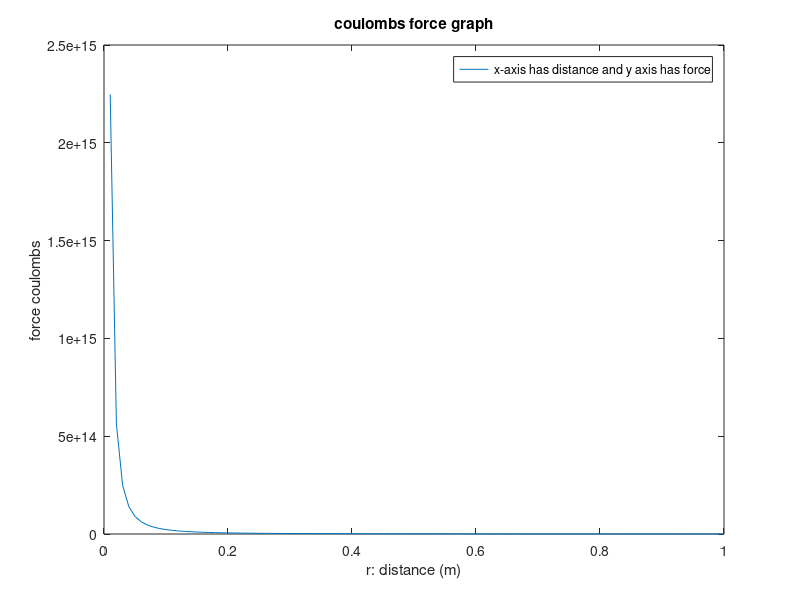

The MATLAB source for this figure:
%coulombs constant
k=8.99*10^9;

%radius
r=0.01:0.01:1;

%input from user
q1=input('input value of q1:');
q2=input('input value of q2:');

%forse
F=(k*q1*q2)./(r.^2);

%plotting
plot(r,F)
xlabel('r: distance (m)')
ylabel('force coulombs')
title('coulombs force graph')
legend('x-axis has distance and y axis has force')
